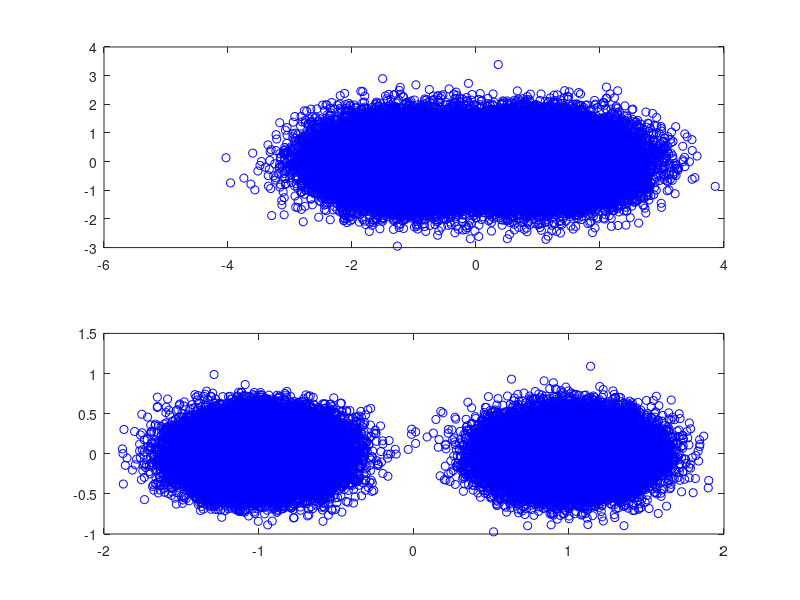
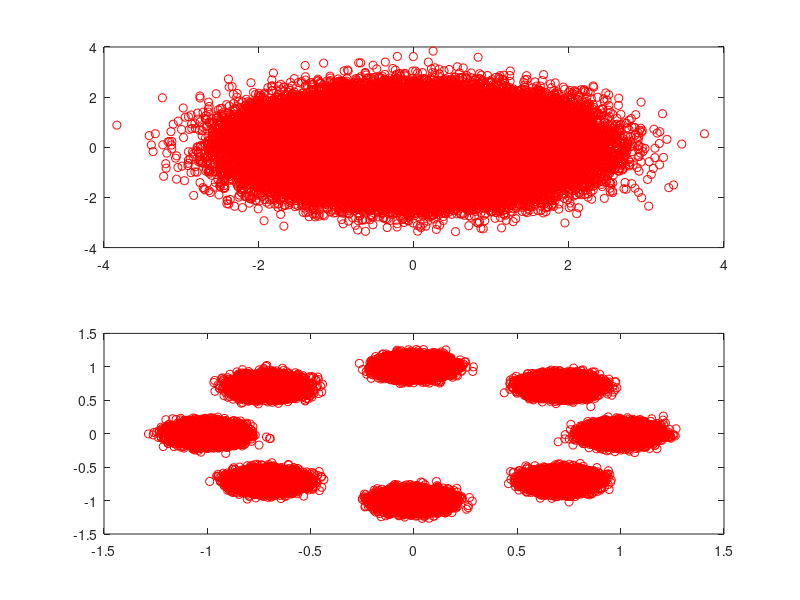

The MATLAB source for these figures, in order:
%% BPSK
clc;
clear;
EbN0_dB = [0.5 10]                                          % Eb/N0 de entrada
Ns = 10^5;                                             % Número de símbolos simulados
M = 2;                                                 % Número de símbolo da modulação
bits2 = randi([0 M-1],Ns,1);
txSig = pskmod(bits2,M);


figure
rxSig = awgn(txSig,0.5);
subplot(2,1,1);
plot(rxSig(find(txSig<0)),'ro')
hold on
plot(rxSig(find(txSig>0)),'bo')
rxSig = awgn(txSig,10);
subplot(2,1,2);
plot(rxSig(find(txSig<0)),'ro')
hold on
plot(rxSig(find(txSig>0)),'bo')


%% 8-PSK
clc;
clear;
EbN0_dB = [0.5 20]                                          % Eb/N0 de entrada
Ns = 10^5;                                             % Número de símbolos simulados
M = 8;                                                 % Número de símbolo da modulação
bits2 = randi([0 M-1],Ns,1);
txSig = pskmod(bits2,M);


figure
rxSig = awgn(txSig,EbN0_dB(1));
subplot(2,1,1);
plot(rxSig,'ro')

rxSig = awgn(txSig,EbN0_dB(2));
subplot(2,1,2);
plot(rxSig,'ro')
